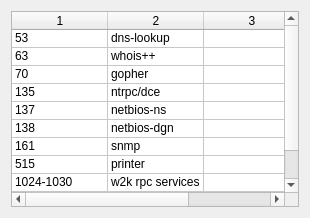
<?xml version="1.0" encoding="UTF-8"?>
<ui version="4.0">
 <class>UDPPortList</class>
 <widget class="QWidget" name="UDPPortList">
  <property name="geometry">
   <rect>
    <x>0</x>
    <y>0</y>
    <width>310</width>
    <height>218</height>
   </rect>
  </property>
  <property name="windowTitle">
   <string>Standard UDP Ports</string>
  </property>
  <layout class="QVBoxLayout" name="verticalLayout">
   <item>
    <widget class="QTableWidget" name="uiUDPPortList">
     <property name="rowCount">
      <number>11</number>
     </property>
     <property name="columnCount">
      <number>3</number>
     </property>
     <attribute name="horizontalHeaderVisible">
      <bool>true</bool>
     </attribute>
     <attribute name="horizontalHeaderDefaultSectionSize">
      <number>96</number>
     </attribute>
     <attribute name="horizontalHeaderHighlightSections">
      <bool>true</bool>
     </attribute>
     <attribute name="verticalHeaderVisible">
      <bool>false</bool>
     </attribute>
     <attribute name="verticalHeaderDefaultSectionSize">
      <number>16</number>
     </attribute>
     <attribute name="verticalHeaderHighlightSections">
      <bool>true</bool>
     </attribute>
     <row/>
     <row/>
     <row/>
     <row/>
     <row/>
     <row/>
     <row/>
     <row/>
     <row/>
     <row/>
     <row/>
     <column/>
     <column/>
     <column/>
     <item row="0" column="0">
      <property name="text">
       <string>53</string>
      </property>
     </item>
     <item row="0" column="1">
      <property name="text">
       <string>dns-lookup</string>
      </property>
     </item>
     <item row="1" column="0">
      <property name="text">
       <string>63</string>
      </property>
     </item>
     <item row="1" column="1">
      <property name="text">
       <string>whois++</string>
      </property>
     </item>
     <item row="2" column="0">
      <property name="text">
       <string>70</string>
      </property>
     </item>
     <item row="2" column="1">
      <property name="text">
       <string>gopher</string>
      </property>
     </item>
     <item row="3" column="0">
      <property name="text">
       <string>135</string>
      </property>
     </item>
     <item row="3" column="1">
      <property name="text">
       <string>ntrpc/dce</string>
      </property>
     </item>
     <item row="3" column="2">
      <property name="text">
       <string/>
      </property>
     </item>
     <item row="4" column="0">
      <property name="text">
       <string>137</string>
      </property>
     </item>
     <item row="4" column="1">
      <property name="text">
       <string>netbios-ns</string>
      </property>
     </item>
     <item row="5" column="0">
      <property name="text">
       <string>138</string>
      </property>
     </item>
     <item row="5" column="1">
      <property name="text">
       <string>netbios-dgn</string>
      </property>
     </item>
     <item row="6" column="0">
      <property name="text">
       <string>161</string>
      </property>
     </item>
     <item row="6" column="1">
      <property name="text">
       <string>snmp</string>
      </property>
     </item>
     <item row="7" column="0">
      <property name="text">
       <string>515</string>
      </property>
     </item>
     <item row="7" column="1">
      <property name="text">
       <string>printer</string>
      </property>
     </item>
     <item row="8" column="0">
      <property name="text">
       <string>1024-1030</string>
      </property>
     </item>
     <item row="8" column="1">
      <property name="text">
       <string>w2k rpc services</string>
      </property>
     </item>
     <item row="9" column="0">
      <property name="text">
       <string>31337</string>
      </property>
     </item>
     <item row="9" column="1">
      <property name="text">
       <string>backorifice</string>
      </property>
     </item>
     <item row="10" column="0">
      <property name="text">
       <string>54321</string>
      </property>
     </item>
     <item row="10" column="1">
      <property name="text">
       <string>bo2k</string>
      </property>
     </item>
    </widget>
   </item>
  </layout>
 </widget>
 <resources/>
 <connections/>
</ui>
